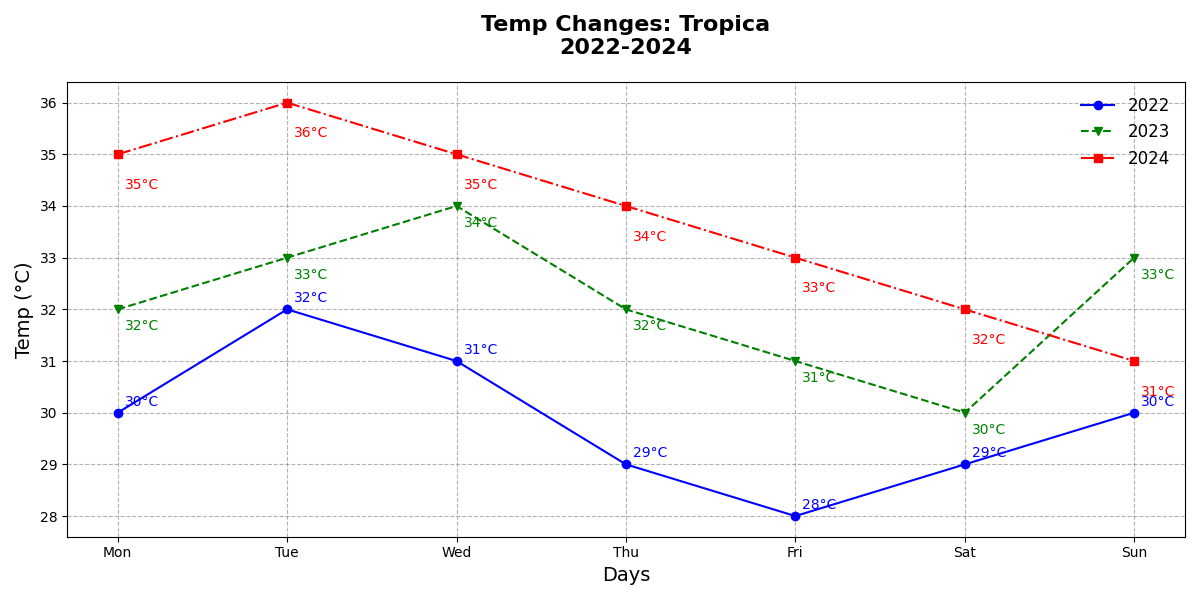

This chart was generated by the following Python code:
import matplotlib.pyplot as plt

# Data for temperature readings over a week in degrees Celsius
days = ['Mon', 'Tue', 'Wed', 'Thu', 'Fri', 'Sat', 'Sun']
year_2022_temps = [30, 32, 31, 29, 28, 29, 30]
year_2023_temps = [32, 33, 34, 32, 31, 30, 33]
year_2024_temps = [35, 36, 35, 34, 33, 32, 31]  # Additional data series

# Create the plot
fig, ax = plt.subplots(figsize=(12, 6))
ax.plot(days, year_2022_temps, marker='o', linestyle='-', color='blue', label='2022')
ax.plot(days, year_2023_temps, marker='v', linestyle='--', color='green', label='2023')
ax.plot(days, year_2024_temps, marker='s', linestyle='-.', color='red', label='2024')  # Plot additional data series

# Titles and labels
ax.set_title("Temp Changes: Tropica\n2022-2024", fontsize=16, fontweight='bold', pad=20)
ax.set_xlabel('Days', fontsize=14)
ax.set_ylabel('Temp (°C)', fontsize=14)

# Annotations at each data point
for i, temp in enumerate(year_2022_temps):
    ax.annotate(f'{temp}°C', xy=(days[i], temp), xytext=(5, 5), textcoords='offset points', fontsize=10, color='blue')

for i, temp in enumerate(year_2023_temps):
    ax.annotate(f'{temp}°C', xy=(days[i], temp), xytext=(5, -15), textcoords='offset points', fontsize=10, color='green')

for i, temp in enumerate(year_2024_temps):  # Annotations for the additional data series
    ax.annotate(f'{temp}°C', xy=(days[i], temp), xytext=(5, -25), textcoords='offset points', fontsize=10, color='red')

# Legend
ax.legend(loc='upper right', fontsize=12, frameon=False)

# Grid lines
ax.grid(True, linestyle='--', which='both', color='grey', alpha=0.6)

# Adjust layout to prevent text overlap
plt.tight_layout()

# Display the chart
plt.show()
